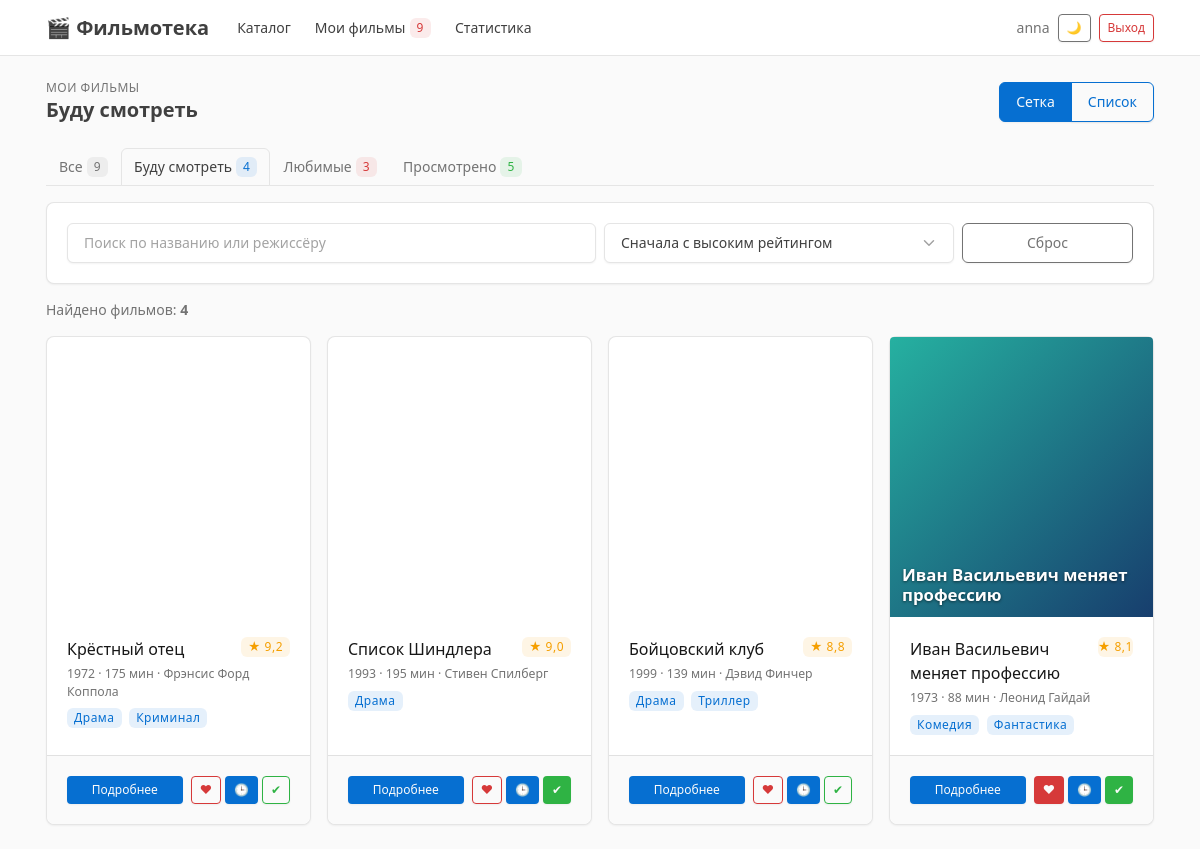
The page /my/watch/ (signed in) on the database its author committed.
### accounts/models.py (models this page shows, shortened)
class Movie(models.Model):
    title = models.CharField('Название', max_length=200)
    original_title = models.CharField('Оригинальное название', max_length=200, blank=True)
    year = models.PositiveSmallIntegerField('Год выхода')
    director = models.CharField('Режиссёр', max_length=200)
    duration = models.PositiveSmallIntegerField('Длительность, мин')
    rating = models.DecimalField(
        'Рейтинг', max_digits=3, decimal_places=1,
        validators=[MinValueValidator(0), MaxValueValidator(10)],
    )
    description = models.TextField('Описание', blank=True)
    country = models.CharField('Страна', max_length=60, blank=True)
    poster_url = models.URLField('Ссылка на постер', blank=True)
    poster = models.ImageField('Обложка (файл)', upload_to='posters/', blank=True)
    genres = models.ManyToManyField(Genre, related_name='movies', verbose_name='Жанры')
    search_index = models.CharField(max_length=600, blank=True, editable=False)
    class Meta:
        ordering = ['-rating', 'title']
        verbose_name = 'фильм'
        verbose_name_plural = 'фильмы'
    @property
    def poster_src(self):
        if self.poster:
            return self.poster.url
        return self.poster_url
    @property
    def hue(self):
        return (self.pk or 0) * 47 % 360
    @property
    def hue_2(self):
        return (self.hue + 40) % 360

class Genre(models.Model):
    name = models.CharField('Название', max_length=50, unique=True)
    class Meta:
        ordering = ['name']
        verbose_name = 'жанр'
        verbose_name_plural = 'жанры'

### accounts/dashboard_views.py (the view)
# urls.py: path('my/', dashboard_views.my_movies, {'kind': 'all'}, name='my_all'),
@login_required
def my_movies(request, kind):
    movies = filter_movies(request.GET, request.user, kind)
    return render(
        request,
        'my_' + kind + '.html',
        {
            'movies': add_marks(movies, request.user),
            'sort_options': SORT_OPTIONS,
            'kind': kind,
            'counts': mark_counts(request.user),
            'page_title': MY_PAGES[kind],
        }
    )

### accounts/context_processors.py (called while the page is built)
def my_movies_count(request):
    if not request.user.is_authenticated:
        return {'my_movies_count': 0}
    count = Mark.objects.filter(user=request.user).values('movie').distinct().count()
    return {'my_movies_count': count}

### accounts/views.py (called while the page is built)
def add_marks(movies, user):
    watch_ids = Mark.objects.filter(user=user, kind='watch').values_list('movie_id', flat=True)
    favorite_ids = Mark.objects.filter(user=user, kind='favorite').values_list('movie_id', flat=True)
    watched_ids = Mark.objects.filter(user=user, kind='watched').values_list('movie_id', flat=True)
    movies = list(movies)
    for movie in movies:
        movie.marked_watch = movie.id in watch_ids
        movie.marked_favorite = movie.id in favorite_ids
        movie.marked_watched = movie.id in watched_ids
    return movies

def mark_counts(user):
    marks = Mark.objects.filter(user=user)
    return {
        'all': marks.values('movie').distinct().count(),
        'watch': marks.filter(kind='watch').count(),
        'favorite': marks.filter(kind='favorite').count(),
        'watched': marks.filter(kind='watched').count(),
    }

### templates/my_watch.html
{% extends 'my_base.html' %}

### templates/components/navbar.html (shortened to what this page needs)
{% with url_name=request.resolver_match.url_name %}
<header class="navbar navbar-expand-md d-print-none sticky-top">
    <div class="container-xl">
        <a class="navbar-brand pe-0 pe-md-3" href="/">🎬 Фильмотека</a>
        <div class="navbar-nav flex-row order-md-last ms-auto align-items-center gap-2">
            <span class="text-secondary d-none d-lg-inline">
                {{ user.username }}{% if user.is_staff %} <span class="badge bg-purple-lt">админ</span>{% endif %}
            </span>
            <button type="button" class="btn btn-sm btn-outline-secondary" id="theme-toggle"
                    aria-label="Сменить тему оформления">🌙</button>
            <form method="post" action="/accounts/logout/" class="m-0">
                <button type="submit" class="btn btn-sm btn-outline-danger">Выход</button>
            </form>
        </div>
        <div class="collapse navbar-collapse" id="navbar-menu">
            <ul class="navbar-nav me-auto">
                <li class="nav-item">
                    <a class="nav-link {% if url_name == 'catalog' or url_name == 'movie_detail' or url_name == 'search' %}active{% endif %}"
                       href="/">Каталог</a>
                </li>
                <li class="nav-item">
                    <a class="nav-link {% if url_name|slice:':3' == 'my_' %}active{% endif %}"
                       href="/my/">
                        Мои фильмы
                        <span class="badge bg-red-lt ms-1" id="my-count">{{ my_movies_count }}</span>
                    </a>
                </li>
                <li class="nav-item">
                    <a class="nav-link {% if url_name == 'stats' %}active{% endif %}"
                       href="/stats/">Статистика</a>
                </li>
            </ul>
        </div>
    </div>
</header>
{% endwith %}

### templates/components/movie_grid.html
{% for movie in movies %}
    <div class="col-12 col-sm-6 col-lg-4 col-xl-3 movie-col">
        {% include 'components/movie_card.html' %}
    </div>
{% empty %}
    <div class="col-12">
        {% include 'components/empty_state.html' with title='Ничего не найдено' text='Измените условия поиска или отметьте фильмы кнопками в каталоге.' %}
    </div>
{% endfor %}

### templates/components/movie_card.html (shortened to what this page needs)
<div class="card movie-card h-100" data-movie-id="{{ movie.id }}">
    <a href="/movies/{{ movie.id }}/" class="d-block text-reset">
        {% include 'components/poster.html' with movie=movie %}
    </a>
    <div class="card-body">
        <div class="d-flex justify-content-between align-items-start mb-1">
            <h3 class="card-title mb-0">
                <a href="/movies/{{ movie.id }}/" class="text-reset">{{ movie.title }}</a>
            </h3>
            <span class="badge bg-yellow-lt ms-2">★ {{ movie.rating }}</span>
        </div>
        <div class="text-secondary small mb-2">{{ movie.year }} · {{ movie.duration }} мин · {{ movie.director }}</div>
        <div>
            {% for genre in movie.genres.all %}
                <span class="badge bg-blue-lt me-1">{{ genre.name }}</span>
            {% endfor %}
        </div>
    </div>
    <div class="card-footer d-flex flex-wrap gap-2">
        <a class="btn btn-sm btn-primary flex-fill" style="min-width: 7rem" href="/movies/{{ movie.id }}/">Подробнее</a>
        <div class="d-flex gap-1 ms-auto">
            {% include 'components/mark_buttons.html' with movie=movie %}
        </div>
    </div>
</div>

### templates/components/poster.html
<div class="poster {{ extra_class }}" role="img" aria-label="Постер фильма {{ movie.title }}"
     style="{% if movie.poster_src %}background-image: url('{{ movie.poster_src }}');{% else %}background: linear-gradient(135deg, hsl({{ movie.hue }}, 65%, 42%), hsl({{ movie.hue_2 }}, 65%, 26%));{% endif %}">
    {% if not movie.poster_src %}<span class="poster-title">{{ movie.title }}</span>{% endif %}
</div>

### templates/components/mark_button.html
<button type="button"
        class="btn btn-sm {% if active %}btn-{{ color }}{% else %}btn-outline-{{ color }}{% endif %}"
        data-mark="{{ kind }}"
        data-movie="{{ movie.id }}"
        data-url="/movies/{{ movie.id }}/mark/{{ kind }}/"
        data-color="{{ color }}"
        title="{{ label }}" aria-label="{{ label }}">
    {{ icon }}{% if with_label %} {{ label }}{% endif %}
</button>

### static/css/movies.css (style rules this page uses)
.poster { display: flex; align-items: flex-end; height: 280px; padding: .75rem; color: #fff; background-size: cover; background-position: center; border-radius: 4px 4px 0 0; }
.poster-title { font-weight: 700; font-size: 1.05rem; line-height: 1.2; text-shadow: 0 1px 3px rgba(0, 0, 0, .55); }
.movie-card { transition: transform .15s ease, box-shadow .15s ease; }
.navbar .nav-link { white-space: nowrap; }

### rows shown on the page
Movie: title "Крёстный отец", rating "9,2", year "1972", duration "175", director "Фрэнсис Форд Коппола", icon "♥ 🕒 ✔"
Genre: name "Драма"
Genre: name "Криминал"
Movie: title "Список Шиндлера", rating "9,0", year "1993", duration "195", director "Стивен Спилберг", icon "♥ 🕒 ✔"
Movie: title "Бойцовский клуб", rating "8,8", year "1999", duration "139", director "Дэвид Финчер", icon "♥ 🕒 ✔"
Genre: name "Триллер"
Movie: title "Иван Васильевич меняет профессию", rating "8,1", year "1973", duration "88", director "Леонид Гайдай", icon "♥ 🕒 ✔"
Genre: name "Комедия"
Genre: name "Фантастика"

### other values the page prints
{{ user.username }} "anna"
{{ my_movies_count }} "9"
{{ page_title }} "Буду смотреть"
{{ counts.all }} "9"
{{ counts.watch }} "4"
{{ counts.favorite }} "3"
{{ counts.watched }} "5"
{{ movies|length }} "4"
form field value "Сначала с высоким рейтингом"
